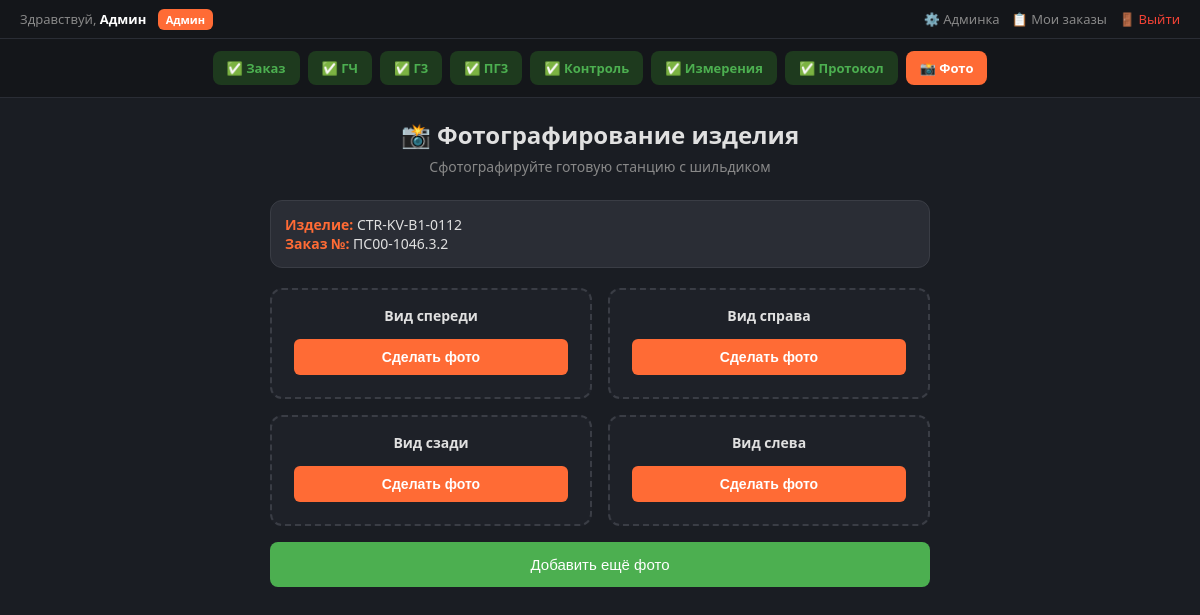
Page /photo?order_id=24 (signed in) on the committed database.
### tables this page shows
CREATE TABLE users (
            id INTEGER PRIMARY KEY AUTOINCREMENT,
            login TEXT UNIQUE NOT NULL,
            password_hash TEXT NOT NULL,
            first_name TEXT DEFAULT '',
            last_name TEXT DEFAULT '',
            middle_name TEXT DEFAULT '',
            position TEXT DEFAULT '',
            role TEXT DEFAULT 'tester',
            created_at TIMESTAMP DEFAULT CURRENT_TIMESTAMP
        );

CREATE TABLE orders (
            id INTEGER PRIMARY KEY AUTOINCREMENT,
            order_number TEXT NOT NULL,
            product_name TEXT DEFAULT '',
            department TEXT DEFAULT '',
            user_id INTEGER,
            created_at TIMESTAMP DEFAULT CURRENT_TIMESTAMP,
            FOREIGN KEY (user_id) REFERENCES users(id)
        );

### app/routes.py (the view)
@router.get("/photo")
def photo_page(request: Request):
    user = get_current_user(request)
    if not user:
        return RedirectResponse("/login", status_code=303)
    order_id = request.query_params.get("order_id", None)
    order_data = None
    completed_steps = []
    current_step = "photo"
    photos = []
    if order_id:
        conn = get_db()
        cursor = conn.cursor()
        cursor.execute("SELECT * FROM orders WHERE id = ?", (int(order_id),))
        row = cursor.fetchone()
        order_data = dict(row) if row else None
        conn.close()
        progress = get_order_progress(int(order_id))
        completed_steps = progress["completed_steps"]
        current_step = progress["current_step"]
        photos = get_order_photos(int(order_id))
        photos_done = len(photos) >= 4
        if photos_done:
            if "photo" not in completed_steps:
                completed_steps.append("photo")
            update_order_step(int(order_id), "protocol", completed_steps)
            current_step = "protocol"
        else:
            if "protocol" not in completed_steps and "measurements" in completed_steps:
                completed_steps.append("protocol")
            update_order_step(int(order_id), "photo", completed_steps)
            current_step = "photo"
    return templates.TemplateResponse("photo.html", {
        "request": request,
        "current_step": current_step,
        "completed_steps": completed_steps,
        "order_id": order_id,
        "order": order_data,
        "photos": photos,
        "user": user,
    })

### app/templates/photo.html (shortened to what this page needs)
{% extends "base.html" %}
{% block content %}
<div class="page-container">
    <div class="page-header">
        <h1>📸 Фотографирование изделия</h1>
        <p>Сфотографируйте готовую станцию с шильдиком</p>
    </div>
    <div class="info-row">
        <div><span>Изделие:</span> {{ order.product_name if order else '—' }}</div>
        <div><span>Заказ №:</span> {{ order.order_number if order else '—' }}</div>
    </div>
    <div class="photo-grid" id="photoGrid">
        {% if photos %}
            {% for photo in photos %}
            <div class="photo-card completed" id="photoCard{{ loop.index }}">
                <div class="title">
                    {% if loop.index == 1 %}Вид спереди
                    {% elif loop.index == 2 %}Вид справа
                    {% elif loop.index == 3 %}Вид сзади
                    {% elif loop.index == 4 %}Вид слева
                    {% else %}Фото {{ loop.index }}
                    {% endif %}
                </div>
                <div class="photo-wrapper">
                    <img src="{{ photo }}" style="display:block;">
                    <button class="btn-recapture" onclick="takePhoto({{ loop.index }})" title="Переснять">📷</button>
                </div>
                <input type="file" id="file{{ loop.index }}" accept="image/*" capture="environment" hidden>
            </div>
            {% endfor %}
        {% else %}
            <div class="photo-card" id="photoCard1">
                <div class="title">Вид спереди</div>
                <button class="btn-capture" id="btn1" onclick="takePhoto(1)">Сделать фото</button>
            </div>
            <div class="photo-card" id="photoCard2">
                <div class="title">Вид справа</div>
                <button class="btn-capture" id="btn2" onclick="takePhoto(2)">Сделать фото</button>
            </div>
            <div class="photo-card" id="photoCard3">
                <div class="title">Вид сзади</div>
                <button class="btn-capture" id="btn3" onclick="takePhoto(3)">Сделать фото</button>
            </div>
            <div class="photo-card" id="photoCard4">
                <div class="title">Вид слева</div>
                <button class="btn-capture" id="btn4" onclick="takePhoto(4)">Сделать фото</button>
            </div>
        {% endif %}
    </div>
    <button class="btn-add-photo" id="btnAddPhoto" onclick="addPhoto()">Добавить ещё фото</button>
</div>
{% endblock %}

### app/templates/base.html (shortened to what this page needs)
<!DOCTYPE html>
<html lang="ru">
<head>
    <link rel="stylesheet" href="/static/css/style.css">
</head>
<body>
    {% if user %}
    <div class="top-bar">
        <div class="user-info">
            Здравствуй, <strong>{{ user.first_name or user.login }}</strong>
            {% if user.role == 'admin' %}
            <span class="role-badge role-admin">Админ</span>
            {% else %}
            <span class="role-badge role-tester">Испытатель</span>
            {% endif %}
        </div>
        <div class="nav-links">
            {% if user.role == 'admin' %}
            <a href="/admin">⚙️ Админка</a>
            {% endif %}
            <a href="/dashboard">📋 Мои заказы</a>
            <a href="/logout" style="color:#f44336;">🚪 Выйти</a>
        </div>
    </div>
    {% endif %}
    {% set step_order = ["order", "gch", "g3", "pg3", "visual", "measurements", "protocol", "photo"] %}
    {% set step_names = {
        "order": "📷 Заказ",
        "gch": "📐 ГЧ",
        "g3": "🔧 Г3",
        "pg3": "📋 ПГ3",
        "visual": "🔍 Контроль",
        "measurements": "⚡ Измерения",
        "photo": "📸 Фото",
        "protocol": "📄 Протокол"
    } %}
    {% set step_urls = {
        "order": "/",
        "gch": "/check-gch",
        "g3": "/check-g3",
        "pg3": "/check-pg3",
        "visual": "/visual-check",
        "measurements": "/measurements",
        "photo": "/photo",
        "protocol": "/protocol"
    } %}
    {% if current_step %}
    <div class="progress-bar">
        {% for key in step_order %}
            {% if key == current_step %}
                <a href="{{ step_urls[key] }}{% if order_id %}?order_id={{ order_id }}{% endif %}"
                class="progress-step active">
                    {{ step_names[key] }}
                </a>
            {% elif key in completed_steps %}
                <a href="{{ step_urls[key] }}{% if order_id %}?order_id={{ order_id }}{% endif %}"
                class="progress-step done">
                    ✅ {{ step_names[key].split(' ', 1)[1] }}
                </a>
            {% else %}
                <span class="progress-step future">⏳ {{ step_names[key].split(' ', 1)[1] }}</span>
            {% endif %}
        {% endfor %}
    </div>
    {% endif %}
    {% block content %}{% endblock %}
</body>
</html>

### app/static/css/style.css (style rules this page uses)
* { margin: 0; padding: 0; box-sizing: border-box; }
body { font-family: 'Segoe UI', 'Arial', sans-serif; background: #1a1d23; color: #e0e0e0; min-height: 100vh; }
.btn-capture, .btn-upload { display: inline-block; padding: 12px 24px; margin: 8px; border-radius: 8px; font-size: 15px; cursor: pointer; border: none; }
.btn-capture { background: #ff6b35; color: #fff; }

### app/templates/base.html (style rules this page uses)
* { margin: 0; padding: 0; box-sizing: border-box; }
body { font-family: 'Segoe UI', 'Arial', sans-serif; background: #1a1d23; color: #e0e0e0; min-height: 100vh; }
.page-container { width: 100%; max-width: 700px; margin: 0 auto; padding: 20px; }
.page-header { text-align: center; margin-bottom: 24px; }
.page-header h1 { font-size: 24px; margin-bottom: 6px; }
.page-header p { color: #888; font-size: 14px; }
.btn-capture, .btn-upload { display: inline-block; padding: 14px 20px; margin: 6px; border-radius: 10px; font-size: 15px; cursor: pointer; border: none; font-weight: 600; width: calc(100% - 12px); }
.btn-capture { background: #ff6b35; color: #fff; }
.info-row { background: #2a2d35; border: 1px solid #3a3d45; border-radius: 12px; padding: 14px; margin-bottom: 20px; font-size: 14px; }
.info-row span { font-weight: 600; color: #ff6b35; }
.progress-bar { background: #14161a; padding: 12px 20px; display: flex; justify-content: center; gap: 8px; flex-wrap: wrap; border-bottom: 1px solid #2a2d35; }
.progress-step { padding: 8px 14px; border-radius: 8px; font-size: 13px; font-weight: 600; text-decoration: none; cursor: pointer; transition: all 0.2s; }
.progress-step.active { background: #ff6b35; color: #fff; }
.progress-step.done { background: #1e3a1e; color: #4caf50; }
.top-bar { background: #14161a; padding: 10px 20px; display: flex; justify-content: space-between; align-items: center; border-bottom: 1px solid #2a2d35; }
.top-bar .user-info { font-size: 13px; color: #888; }
.top-bar .user-info strong { color: #fff; }
.top-bar .nav-links { display: flex; gap: 12px; }
.top-bar .nav-links a { color: #888; text-decoration: none; font-size: 13px; }
.role-badge { padding: 3px 8px; border-radius: 6px; font-size: 11px; margin-left: 8px; font-weight: 600; }
.role-admin { background: #ff6b35; color: #fff; }

### app/templates/photo.html (style rules this page uses)
.photo-grid { display: grid; grid-template-columns: repeat(2, 1fr); gap: 16px; margin-top: 20px; }
.photo-card { background: #1e2128; border: 2px dashed #3a3d45; border-radius: 12px; padding: 16px; text-align: center; transition: border 0.3s; display: flex; flex-direction: column; align-items: center; gap: 8px; }
.photo-card .title { font-size: 14px; font-weight: 600; color: #e0e0e0; margin: 0; }
.btn-capture { padding: 10px 20px; background: #ff6b35; color: #fff; border: none; border-radius: 6px; cursor: pointer; font-size: 14px; }
.btn-add-photo { padding: 14px; background: #4caf50; color: #fff; border: none; border-radius: 8px; cursor: pointer; font-size: 15px; width: 100%; margin-top: 16px; }

### rows in the picture
users: first_name "Админ"
orders: product_name "CTR-KV-B1-0112", order_number "ПС00-1046.3.2"

### other values in the picture
{{ step_names[key].split(' ', 1)[1] }} "Заказ" "ГЧ" "Г3" "ПГ3" "Контроль" "Измерения" "Протокол"
{{ step_names[key] }} "📸 Фото"
